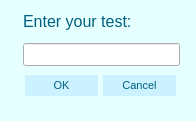
<?xml version="1.0" encoding="UTF-8"?>
<ui version="4.0">
 <class>Dialog</class>
 <widget class="QDialog" name="Dialog">
  <property name="geometry">
   <rect>
    <x>0</x>
    <y>0</y>
    <width>196</width>
    <height>121</height>
   </rect>
  </property>
  <property name="sizePolicy">
   <sizepolicy hsizetype="Fixed" vsizetype="Fixed">
    <horstretch>0</horstretch>
    <verstretch>0</verstretch>
   </sizepolicy>
  </property>
  <property name="windowTitle">
   <string>Input Test</string>
  </property>
  <property name="styleSheet">
   <string notr="true">QDialog{
background: #e6ffff;

}</string>
  </property>
  <widget class="QWidget" name="verticalLayoutWidget">
   <property name="geometry">
    <rect>
     <x>20</x>
     <y>10</y>
     <width>160</width>
     <height>61</height>
    </rect>
   </property>
   <layout class="QVBoxLayout" name="verticalLayout" stretch="1,1">
    <property name="spacing">
     <number>12</number>
    </property>
    <property name="leftMargin">
     <number>3</number>
    </property>
    <property name="topMargin">
     <number>2</number>
    </property>
    <property name="rightMargin">
     <number>0</number>
    </property>
    <property name="bottomMargin">
     <number>5</number>
    </property>
    <item>
     <widget class="QLabel" name="label">
      <property name="sizePolicy">
       <sizepolicy hsizetype="Fixed" vsizetype="Fixed">
        <horstretch>0</horstretch>
        <verstretch>0</verstretch>
       </sizepolicy>
      </property>
      <property name="font">
       <font>
        <pointsize>12</pointsize>
       </font>
      </property>
      <property name="styleSheet">
       <string notr="true">color:#006080;</string>
      </property>
      <property name="text">
       <string>Enter your test:</string>
      </property>
     </widget>
    </item>
    <item>
     <widget class="QLineEdit" name="edit_test">
      <property name="sizePolicy">
       <sizepolicy hsizetype="Minimum" vsizetype="Minimum">
        <horstretch>0</horstretch>
        <verstretch>0</verstretch>
       </sizepolicy>
      </property>
      <property name="styleSheet">
       <string notr="true">
color:#006080;</string>
      </property>
     </widget>
    </item>
   </layout>
  </widget>
  <widget class="QWidget" name="gridLayoutWidget">
   <property name="geometry">
    <rect>
     <x>20</x>
     <y>70</y>
     <width>161</width>
     <height>31</height>
    </rect>
   </property>
   <property name="sizePolicy">
    <sizepolicy hsizetype="Preferred" vsizetype="Fixed">
     <horstretch>0</horstretch>
     <verstretch>0</verstretch>
    </sizepolicy>
   </property>
   <layout class="QGridLayout" name="gridLayout" columnstretch="0,0" columnminimumwidth="0,0">
    <property name="sizeConstraint">
     <enum>QLayout::SetDefaultConstraint</enum>
    </property>
    <property name="leftMargin">
     <number>5</number>
    </property>
    <property name="topMargin">
     <number>5</number>
    </property>
    <property name="rightMargin">
     <number>5</number>
    </property>
    <property name="bottomMargin">
     <number>5</number>
    </property>
    <property name="horizontalSpacing">
     <number>5</number>
    </property>
    <property name="verticalSpacing">
     <number>0</number>
    </property>
    <item row="0" column="0">
     <widget class="QPushButton" name="ok_button">
      <property name="sizePolicy">
       <sizepolicy hsizetype="Minimum" vsizetype="Minimum">
        <horstretch>0</horstretch>
        <verstretch>0</verstretch>
       </sizepolicy>
      </property>
      <property name="font">
       <font>
        <pointsize>8</pointsize>
       </font>
      </property>
      <property name="styleSheet">
       <string notr="true">QPushButton{
	color:#006080;
	background-color:#ccf2ff;
	border: none;
	
}
QPushButton:hover{
	color:#ffd9b3;
	background-color:#006080;
}
QPushButton:pressed{
	color:#ff9933;
	background-color:#006080;
}</string>
      </property>
      <property name="text">
       <string>OK</string>
      </property>
     </widget>
    </item>
    <item row="0" column="1">
     <widget class="QPushButton" name="cancel_button">
      <property name="sizePolicy">
       <sizepolicy hsizetype="Minimum" vsizetype="Minimum">
        <horstretch>0</horstretch>
        <verstretch>0</verstretch>
       </sizepolicy>
      </property>
      <property name="font">
       <font>
        <pointsize>8</pointsize>
       </font>
      </property>
      <property name="styleSheet">
       <string notr="true">QPushButton{
	color:#006080;
	background-color:#ccf2ff;
	border: none;
	
}
QPushButton:hover{
	color:#ffd9b3;
	background-color:#006080;
}
QPushButton:pressed{
	color:#ff9933;
	background-color:#006080;
}</string>
      </property>
      <property name="text">
       <string>Cancel</string>
      </property>
     </widget>
    </item>
   </layout>
  </widget>
 </widget>
 <resources/>
 <connections/>
</ui>
